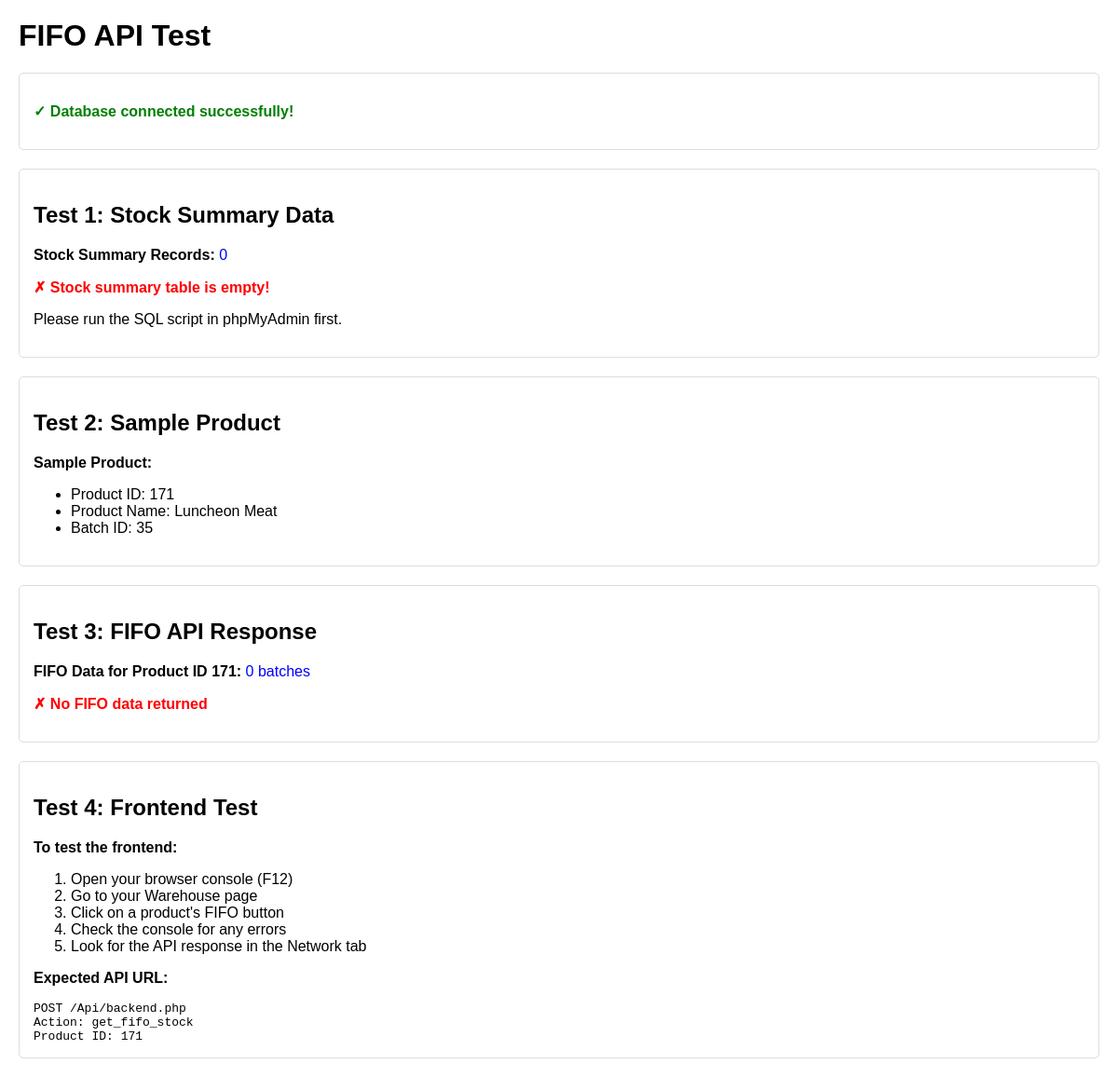
The page /test_fifo_api.php on the database its author committed.
### tables this page shows
CREATE TABLE `tbl_product` (
  `product_id` int(11) NOT NULL,
  `product_name` varchar(255) NOT NULL,
  `category` varchar(255) NOT NULL,
  `barcode` bigint(20) DEFAULT NULL,
  `description` text DEFAULT NULL,
  `prescription` varchar(1) DEFAULT NULL,
  `bulk` tinyint(1) DEFAULT 0,
  `expiration` date DEFAULT NULL,
  `quantity` int(11) NOT NULL,
  `unit_price` decimal(10,2) NOT NULL,
  `brand_id` int(11) DEFAULT NULL,
  `supplier_id` int(11) DEFAULT NULL,
  `location_id` int(11) DEFAULT NULL,
  `batch_id` int(11) DEFAULT NULL,
  `status` enum('active','inactive') DEFAULT 'active',
  `Variation` varchar(255) DEFAULT NULL,
  `stock_status` varchar(20) DEFAULT 'in stock',
  `date_added` date DEFAULT curdate()
);

### test_fifo_api.php (the view, shortened to what this page needs)
<?php
$servername = "localhost";
$username = "root";
$password = "";
$dbname = "enguio2";
echo "<h1>FIFO API Test</h1>\n";
try {
    $conn = new PDO("mysql:host=$servername;dbname=$dbname;charset=utf8mb4", $username, $password);
    $conn->setAttribute(PDO::ATTR_ERRMODE, PDO::ERRMODE_EXCEPTION);
    echo "<div class='section'>\n";
    echo "<p class='success'>✓ Database connected successfully!</p>\n";
    echo "</div>\n";
    echo "<div class='section'>\n";
    echo "<h2>Test 1: Stock Summary Data</h2>\n";
    $stmt = $conn->prepare("SELECT COUNT(*) as count FROM tbl_stock_summary");
    $stmt->execute();
    $summaryCount = $stmt->fetch(PDO::FETCH_ASSOC)['count'];
    echo "<p><strong>Stock Summary Records:</strong> <span class='info'>$summaryCount</span></p>\n";
    if ($summaryCount == 0) {
        echo "<p class='error'>✗ Stock summary table is empty!</p>\n";
        echo "<p>Please run the SQL script in phpMyAdmin first.</p>\n";
    } else {
        echo "<p class='success'>✓ Stock summary table has data</p>\n";
    }
    echo "</div>\n";
    echo "<div class='section'>\n";
    echo "<h2>Test 2: Sample Product</h2>\n";
    $stmt = $conn->prepare("
        SELECT p.product_id, p.product_name, p.batch_id
        FROM tbl_product p
        WHERE p.status = 'active' AND p.batch_id IS NOT NULL
        LIMIT 1
    ");
    $stmt->execute();
    $sampleProduct = $stmt->fetch(PDO::FETCH_ASSOC);
    if ($sampleProduct) {
        echo "<p><strong>Sample Product:</strong></p>\n";
        echo "<ul>\n";
        echo "<li>Product ID: " . $sampleProduct['product_id'] . "</li>\n";
        echo "<li>Product Name: " . htmlspecialchars($sampleProduct['product_name']) . "</li>\n";
        echo "<li>Batch ID: " . $sampleProduct['batch_id'] . "</li>\n";
        echo "</ul>\n";
        $testProductId = $sampleProduct['product_id'];
    } else {
        echo "<p class='error'>✗ No products with batch information found</p>\n";
        $testProductId = null;
    }
    echo "</div>\n";
    if ($testProductId) {
        echo "<div class='section'>\n";
        echo "<h2>Test 3: FIFO API Response</h2>\n";
        $stmt = $conn->prepare("
            SELECT
                ss.summary_id,
                ss.batch_id,
                ss.batch_reference,
                ss.available_quantity,
                ss.unit_cost,
                ss.expiration_date,
                b.entry_date as batch_date,
                b.entry_time as batch_time,
                ROW_NUMBER() OVER (ORDER BY b.entry_date ASC, ss.summary_id ASC) as fifo_order,
                DATEDIFF(ss.expiration_date, CURDATE()) as days_until_expiry
            FROM tbl_stock_summary ss
            JOIN tbl_batch b ON ss.batch_id = b.batch_id
            WHERE ss.product_id = ? AND ss.available_quantity > 0
            ORDER BY b.entry_date ASC, ss.summary_id ASC
        ");
        $stmt->execute([$testProductId]);
        $fifoData = $stmt->fetchAll(PDO::FETCH_ASSOC);
        echo "<p><strong>FIFO Data for Product ID $testProductId:</strong> <span class='info'>" . count($fifoData) . " batches</span></p>\n";
        if (!empty($fifoData)) {
            echo "<p class='success'>✓ FIFO data found!</p>\n";
            echo "<h3>Raw API Response:</h3>\n";
            echo "<pre>" . json_encode($fifoData, JSON_PRETTY_PRINT) . "</pre>\n";
            echo "<h3>Formatted Data:</h3>\n";
            echo "<table border='1' style='border-collapse: collapse; width: 100%;'>\n";
            echo "<tr><th>FIFO Order</th><th>Batch Reference</th><th>Available Qty</th><th>Unit Cost</th><th>Batch Date</th></tr>\n";
            foreach ($fifoData as $batch) {
                echo "<tr>\n";
                echo "<td>#" . $batch['fifo_order'] . "</td>\n";
                echo "<td>" . htmlspecialchars($batch['batch_reference']) . "</td>\n";
                echo "<td>" . $batch['available_quantity'] . "</td>\n";
                echo "<td>₱" . number_format($batch['unit_cost'], 2) . "</td>\n";
                echo "<td>" . ($batch['batch_date'] ? date('M d, Y', strtotime($batch['batch_date'])) : 'N/A') . "</td>\n";
                echo "</tr>\n";
            }
            echo "</table>\n";
            echo "<p class='success'>✓ The API is returning batch dates correctly!</p>\n";
        } else {
            echo "<p class='error'>✗ No FIFO data returned</p>\n";
        }
        echo "</div>\n";
    }
    echo "<div class='section'>\n";
    echo "<h2>Test 4: Frontend Test</h2>\n";
    if ($testProductId) {
        echo "<p><strong>To test the frontend:</strong></p>\n";
        echo "<ol>\n";
        echo "<li>Open your browser console (F12)</li>\n";
        echo "<li>Go to your Warehouse page</li>\n";
        echo "<li>Click on a product's FIFO button</li>\n";
        echo "<li>Check the console for any errors</li>\n";
        echo "<li>Look for the API response in the Network tab</li>\n";
        echo "</ol>\n";
        echo "<p><strong>Expected API URL:</strong></p>\n";
        echo "<code>POST /Api/backend.php</code><br>\n";
        echo "<code>Action: get_fifo_stock</code><br>\n";
        echo "<code>Product ID: $testProductId</code>\n";
    }
    echo "</div>\n";
} catch (Exception $e) {
    echo "<div class='section'>\n";
    echo "<h2>Error</h2>\n";
    echo "<p class='error'>Database error: " . htmlspecialchars($e->getMessage()) . "</p>\n";
    echo "</div>\n";
}
?>

### test_fifo_api.php (style rules this page uses)
.section { margin-bottom: 20px; padding: 15px; border: 1px solid #ddd; border-radius: 5px; }
.success { color: green; font-weight: bold; }
.error { color: red; font-weight: bold; }
.info { color: blue; }

### rows shown on the page
tbl_product: product_id "171", product_name "Luncheon Meat", batch "35"

### other values the page prints
$summaryCount "0"
count($fifoData) "0"
